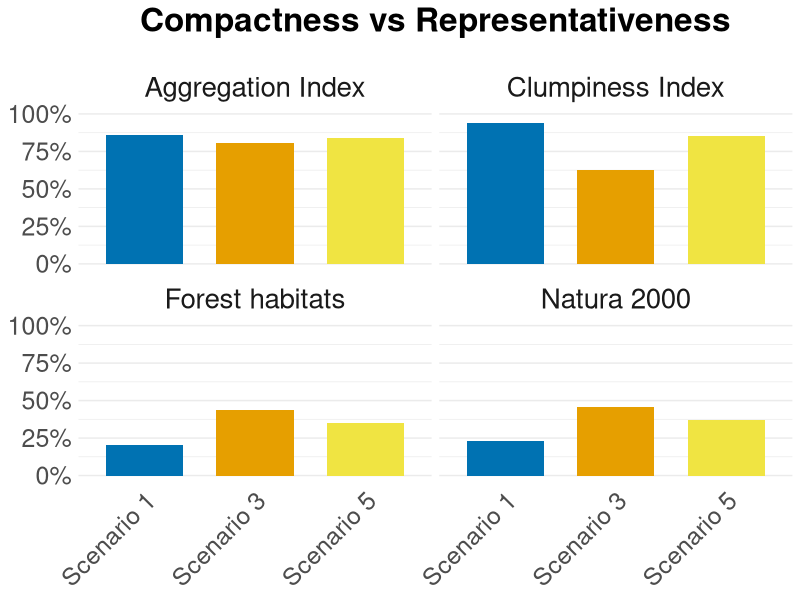
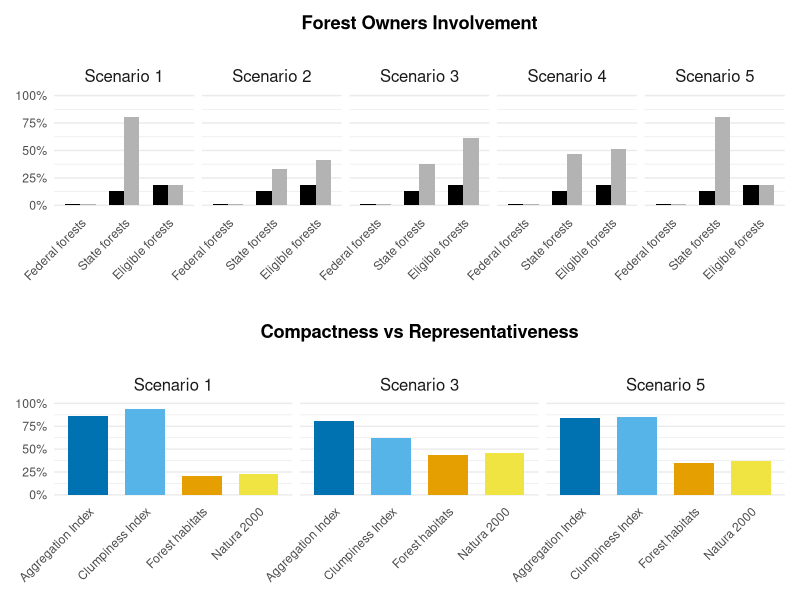
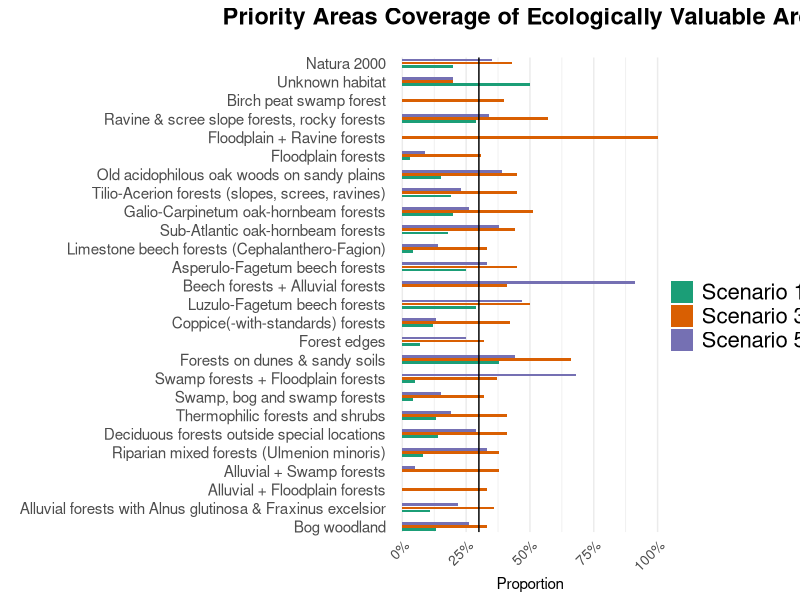
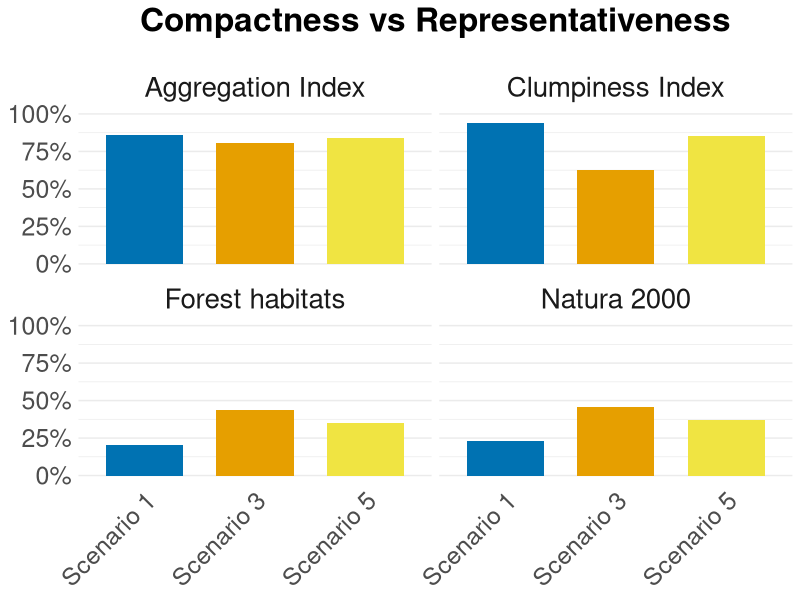
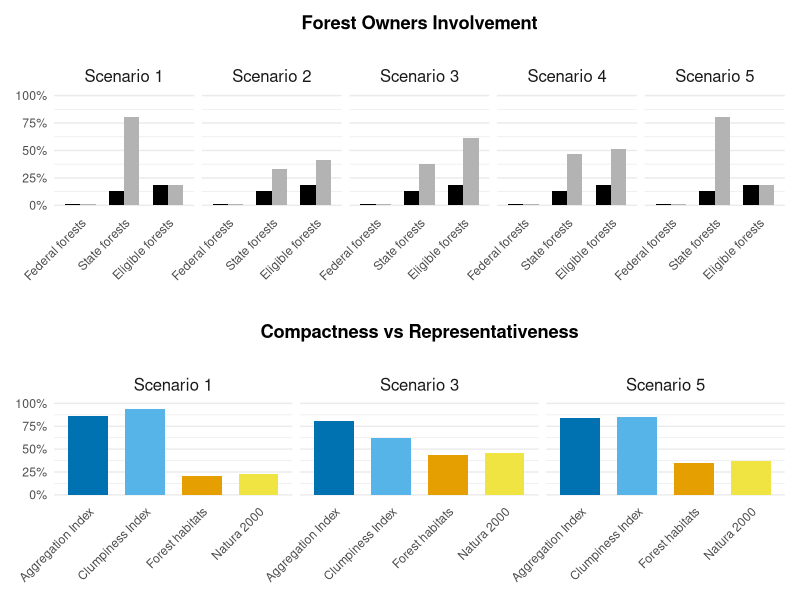
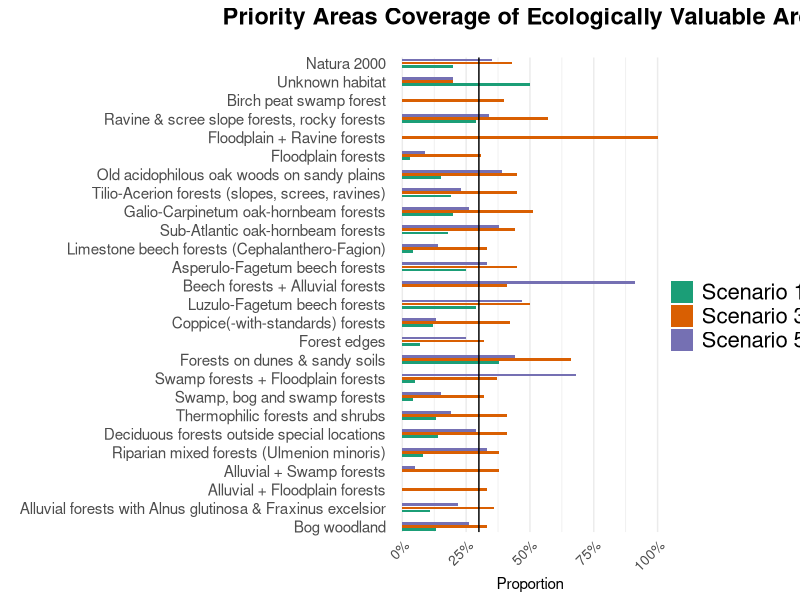

The R source for these figures, in order:
#load librariess
library(ggplot2)  
library(patchwork)
library(RColorBrewer)

# Dati per la prima serie
data1 <- data.frame(
  scenario = rep(paste("Scenario", 1:5), each = 6),
  ownership = rep(c("Federal forests", "State forests", "Eligible forests"), each = 2, times = 5),
  type = rep(c("Initial", "New"), 15),
  value = c(
    # Scenario 1
    0.016, 0.016, 0.13, 0.802, 0.182, 0.182,
    # Scenario 2
    0.016, 0.016, 0.13, 0.331, 0.182, 0.412,
    # Scenario 3
    0.016, 0.016, 0.13, 0.376, 0.182, 0.617,
    # Scenario 4
    0.016, 0.016, 0.13, 0.467, 0.182, 0.517,
    # Scenario 5
    0.016, 0.016, 0.13, 0.802, 0.182, 0.182
  )
)

# Impostare l'ordine corretto per le forest ownership
data1$ownership <- factor(data1$ownership, levels = c("Federal forests", "State forests", "Eligible forests"))


# Dati per la seconda serie
data2 <- data.frame(
  scenario = rep(paste("Scenario", c(1, 3, 5)), each = 4),
  metric = rep(c("Aggregation Index", "Clumpiness Index", "Forest habitats", "Natura 2000"), 3),
  value = c(
    # Scenario 1
    0.857, 0.939, 0.203, 0.233,
    # Scenario 3
    0.806, 0.625, 0.434, 0.459,
    # Scenario 5
    0.841, 0.852, 0.350, 0.372
  )
)

# Impostare l'ordine corretto per le metriche
data2$metric <- factor(data2$metric, levels = c("Aggregation Index", "Clumpiness Index", "Forest habitats", "Natura 2000"))


# Funzione per il tema comune
common_theme <- function() {
  theme_minimal() +
    theme(
      legend.position = "none",
      axis.text.x = element_text(angle = 45, hjust = 1),
      strip.text = element_text(size = 12, face = "plain"),
      plot.title = element_text(hjust = 0.5, face = "bold", margin = margin(b = 20)),
      axis.title.y = element_blank()
    )
}

# Prima serie di barplot
p1 <- ggplot(data1, aes(x = ownership, y = value, fill = type)) +
  geom_bar(stat = "identity", position = "dodge", width = 0.7) +
  scale_fill_manual(values = c("Initial" = "black", "New" = "grey70")) +
  facet_grid(~ scenario, scales = "free_x", space = "free_x") +
  labs(title = "Forest Owners Involvement", x = NULL) +
  common_theme() +
  scale_y_continuous(limits = c(0, 1), labels = scales::percent)

#rimuovo griglia in sfondo
p1 <- p1 + theme(
  panel.grid.major.x = element_blank(),
  panel.grid.minor.x = element_blank()
)


# Seconda serie di barplot (risolvendo commento di Trishna)
p2 <- ggplot(data2, aes(x = metric, y = value, fill = metric)) +
  geom_bar(stat = "identity", width = 0.7) +
  scale_fill_manual(
    values = c(
      "Aggregation Index" = "#0072B2",        # blu intenso
      "Clumpiness Index" = "#56B4E9",        # azzurro
      "Forest habitats" = "#E69F00", # arancione
      "Natura 2000" = "#F0E442"  # giallo
    )
  ) +
  facet_grid(~ scenario, scales = "free_x", space = "free_x") +
  labs(title = "Compactness vs Representativeness", x = NULL, y = "Percentage") +
  common_theme() +
  scale_y_continuous(limits = c(0, 1), labels = scales::percent)

p2 <- p2 + theme(
  panel.grid.major.x = element_blank(),
  panel.grid.minor.x = element_blank()
)


# nuova Figure 2b su consiglio di Francesco

# Imposta scenario come fattore per mantenere l'ordine
data2$scenario <- factor(data2$scenario, levels = c("Scenario 1", "Scenario 3", "Scenario 5"))

# Barplot: 4 grafici (uno per metrica), 3 barre per scenario
p2b <- ggplot(data2, aes(x = scenario, y = value, fill = scenario)) +
  geom_bar(stat = "identity", width = 0.7) +
  facet_wrap(~ metric, ncol = 2) +
  scale_fill_manual(
    values = c(
      "Scenario 1" = "#0072B2",
      "Scenario 3" = "#E69F00",
      "Scenario 5" = "#F0E442"
    )
  ) +
  labs(title = "Compactness vs Representativeness", x = NULL, y = "Percentage") +
  common_theme() +
  scale_y_continuous(limits = c(0, 1), labels = scales::percent) +
  theme(
    panel.grid.major.x = element_blank(),
    panel.grid.minor.x = element_blank()
  )

p2b <- p2b + theme(
  plot.title = element_text(size = 24),       # titolo principale (20+4)
  axis.title = element_text(size = 20),       # titoli assi x e y (16+4)
  axis.text = element_text(size = 18),        # numeri e label sugli assi (14+4)
  legend.title = element_text(size = 20),     # titolo legenda (16+4)
  legend.text = element_text(size = 18),      # testo legenda (14+4)
  strip.text = element_text(size = 20)        # testo sopra i facet (16+4)
)



p2b

ggsave("C:/NRW_figures/NRW figures/Outputs_figures/figure2b_new.png", p2b, width = 18, height = 15, dpi = 600, bg = "white")



# Combinare i plot verticalmente con più spazio tra loro
#final_plot <- p1 / plot_spacer() / p2 / plot_spacer() / p3 +
# plot_layout(heights = c(1.2, 0.1, 1, 0.1, 1))

# metto solo p1 e p2 uno sopra l'altro come da commento di Francesco
final_plot <- p1 / plot_spacer() / p2 + 
  plot_layout(heights = c(1.2, 0.1, 1))

# Visualizzare il plot
print(final_plot)

# Salvare il plot come immagine ad alta risoluzione
ggsave("figure2.png", final_plot, width = 12, height = 18, dpi = 1000)





### making a separate figure for Figure 2c called Figure 5 ###


# Dati per la terza serie
features <- c("91D0", "91E0", "91E0; NAX0", "91E0; NAC0", "91F0", "NA00", "NAB0", "NAC0", "NAC0; NAX0", "NAD0", 
              "NAV0", "NAW0", "9110", "9110; 91E0", "9130", "9150", "9160", "9170", "9180", "9190", 
              "NAX0", "NAX0; NAY0", "NAY0", "91D1", "NAK0", "Natura 2000")

values_scenario1 <- c(13, 11, 0, 0, 8, 14, 13, 4, 5, 38, 7, 12, 29, 0, 25, 4, 18, 20, 19, 15, 3, 0, 29, 0, 50, 20)
values_scenario3 <- c(33, 36, 33, 38, 38, 41, 41, 32, 37, 66, 32, 42, 50, 41, 45, 33, 44, 51, 45, 45, 31, 100, 57, 40, 20, 43)
values_scenario5 <- c(26, 22, 0, 5, 33, 29, 19, 15, 68, 44, 25, 13, 47, 91, 33, 14, 38, 26, 23, 39, 9, 0, 34, 0, 20, 35)

data3 <- data.frame(
  scenario = rep(paste("Scenario", c(1, 3, 5)), each = 26),
  category = rep(features, 3),
  value = c(values_scenario1, values_scenario3, values_scenario5) / 100  # Convertito in decimali
)

# Impostare l'ordine corretto per le categorie
data3$category <- factor(data3$category, levels = features)

# Terza serie di barplot
p3 <- ggplot(data3, aes(x = category, y = value, fill = factor(scenario))) +
  geom_bar(stat = "identity", width = 0.8) +
  scale_fill_brewer(palette = "Dark2") +
  facet_grid(~ scenario, scales = "free_x", space = "free_x") +
  geom_hline(yintercept = 0.3, color = "black", linetype = "solid", size = 0.5) +
  labs(title = "Priority Areas Coverage of Ecologically Valuable Areas", x = "") +
  common_theme() +
  theme(
    axis.text.x = element_text(angle = 45, hjust = 1, size = 6),
    axis.text.x.bottom = element_text(size = 6, hjust = 1, angle = 45)  # Aggiungi questa riga
  ) +
  scale_y_continuous(limits = c(0, 1), labels = scales::percent)

p3 <- p3 + theme(
  panel.grid.major.x = element_blank(),
  panel.grid.minor.x = element_blank()
)

# codice per seguire consiglio francesco

feature_names <- c(
  "Bog woodland",
  "Alluvial forests with Alnus glutinosa & Fraxinus excelsior",
  "Alluvial + Floodplain forests",
  "Alluvial + Swamp forests",
  "Riparian mixed forests (Ulmenion minoris)",
  "Deciduous forests outside special locations",
  "Thermophilic forests and shrubs",
  "Swamp, bog and swamp forests",
  "Swamp forests + Floodplain forests",
  "Forests on dunes & sandy soils",
  "Forest edges",
  "Coppice(-with-standards) forests",
  "Luzulo-Fagetum beech forests",
  "Beech forests + Alluvial forests",
  "Asperulo-Fagetum beech forests",
  "Limestone beech forests (Cephalanthero-Fagion)",
  "Sub-Atlantic oak-hornbeam forests",
  "Galio-Carpinetum oak-hornbeam forests",
  "Tilio-Acerion forests (slopes, screes, ravines)",
  "Old acidophilous oak woods on sandy plains",
  "Floodplain forests",
  "Floodplain + Ravine forests",
  "Ravine & scree slope forests, rocky forests",
  "Birch peat swamp forest",
  "Unknown habitat",
  "Natura 2000"
)

# Sostituisci i livelli della variabile category con i nomi completi

data3$category <- factor(data3$category, levels = features, labels = feature_names)


### tentativo di allargar elo spazio tra i blocchi di barre

# Supponiamo che tu abbia già:
# - feature_names: vettore con i nomi degli habitat (estesi)
# - data3: il dataframe originale con scenario, category (codice habitat), value

library(cowplot)


# 1. Crea una lista alternata tra habitat e spazi unici
feature_names_spaced <- as.vector(rbind(
  feature_names,
  paste0("space", seq_along(feature_names))
))
feature_names_spaced <- feature_names_spaced[-length(feature_names_spaced)] # rimuovi ultimo spazio extra

# 2. Crea righe vuote per ogni scenario e ogni spazio
empty_rows <- expand.grid(
  scenario = unique(data3$scenario),
  category = feature_names_spaced[grepl("^space", feature_names_spaced)],
  value = 0
)

# 3. Unisci ai dati originali
data3_spaced <- rbind(data3, empty_rows)

# 4. Aggiorna i livelli del fattore category
data3_spaced$category <- factor(data3_spaced$category, levels = feature_names_spaced)

# 5. Crea il grafico
data3_spaced$scenario <- factor(data3_spaced$scenario)

p3_spaced <- ggplot(data3_spaced, aes(x = category, y = value, fill = scenario)) +
  geom_bar(stat = "identity",
           position = position_dodge2(width = 0.8, preserve = "single"),
           width = 1, show.legend = FALSE) +
  scale_fill_brewer(palette = "Dark2", name = "Scenario") +
  geom_hline(yintercept = 0.3, color = "black", linetype = "solid", size = 0.5) +
  labs(
    title = "Priority Areas Coverage of Ecologically Valuable Areas",
    x = NULL,
    y = "Proportion"
  ) +
  common_theme() +
  coord_flip() +
  theme(
    panel.grid.major.y = element_blank(),
    panel.grid.minor.y = element_blank(),
    plot.title = element_text(size = 17),
    axis.text.y = element_text(size = 11, margin = margin(r = 0)),
    axis.text.x = element_text(size = 10),
    legend.title = element_text(size = 14),
    legend.text = element_text(size = 12),
    axis.ticks.y = element_blank()
  ) +
  scale_y_continuous(limits = c(0, 1), labels = scales::percent) +
  scale_x_discrete(labels = function(x) ifelse(grepl("^space", x), "", x))

# Plot dummy SOLO per la legenda
p_legend <- ggplot(subset(data3_spaced, !grepl("^space", category)),
                   aes(x = category, y = value, fill = scenario)) +
  geom_bar(stat = "identity",
           position = position_dodge(width = 0.8),
           width = 0.7) +
  scale_fill_brewer(palette = "Dark2", name = "") +
  theme_void() +
  theme(legend.position = "right",
        legend.title = element_text(size = 18),  # titolo legenda più grande
        legend.text = element_text(size = 16)    # testo legenda più grande
  )


legend <- get_legend(p_legend)

p3_spaced_final <- plot_grid(
  p3_spaced + theme(legend.position = "none"),
  legend,
  rel_widths = c(1, 0.18),
  nrow = 1
)

# Visualizza il grafico
print(p3_spaced_final)

ggsave("C:/NRW_figures/NRW figures/Outputs_figures/figure3_standalone.png", p3_spaced_final, width = 10, height = 12, dpi = 600, bg = "white")




